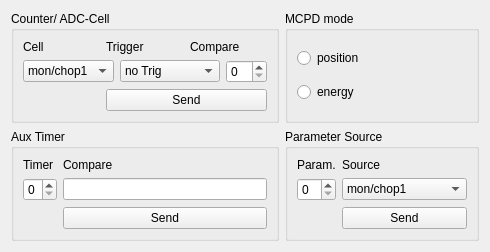
       <widget class="QWidget" name="tab5">
        <attribute name="title">
         <string>Settings</string>
        </attribute>
        <layout class="QGridLayout">
         <item row="1" column="1">
          <widget class="QGroupBox" name="groupBox9_2_2">
           <property name="toolTip">
            <string/>
           </property>
           <property name="title">
            <string>Parameter Source</string>
           </property>
           <layout class="QGridLayout">
            <item row="0" column="1">
             <widget class="QLabel" name="textLabel1_7_4_2_2">
              <property name="text">
               <string>Source</string>
              </property>
              <property name="wordWrap">
               <bool>false</bool>
              </property>
             </widget>
            </item>
            <item row="0" column="0">
             <widget class="QLabel" name="textLabel1_7_4_2">
              <property name="text">
               <string>Param.</string>
              </property>
              <property name="wordWrap">
               <bool>false</bool>
              </property>
             </widget>
            </item>
            <item row="1" column="1">
             <widget class="QComboBox" name="paramSource">
              <property name="toolTip">
               <string>select parameter source</string>
              </property>
              <item>
               <property name="text">
                <string>mon/chop1</string>
               </property>
              </item>
              <item>
               <property name="text">
                <string>mon/chop2</string>
               </property>
              </item>
              <item>
               <property name="text">
                <string>mon/chop3</string>
               </property>
              </item>
              <item>
               <property name="text">
                <string>mon/chop4</string>
               </property>
              </item>
              <item>
               <property name="text">
                <string>digInput1</string>
               </property>
              </item>
              <item>
               <property name="text">
                <string>digInput2</string>
               </property>
              </item>
              <item>
               <property name="text">
                <string>ADC1,2, DigIn1,2</string>
               </property>
              </item>
              <item>
               <property name="text">
                <string>event counter</string>
               </property>
              </item>
              <item>
               <property name="text">
                <string>master clock</string>
               </property>
              </item>
             </widget>
            </item>
            <item row="1" column="0">
             <widget class="QSpinBox" name="param">
              <property name="toolTip">
               <string>select parameter number</string>
              </property>
              <property name="maximum">
               <number>3</number>
              </property>
             </widget>
            </item>
            <item row="2" column="1">
             <widget class="QPushButton" name="sendParam">
              <property name="toolTip">
               <string>send parameter settings for selected parameter</string>
              </property>
              <property name="text">
               <string>Send</string>
              </property>
             </widget>
            </item>
           </layout>
          </widget>
         </item>
         <item row="0" column="1">
          <widget class="QGroupBox" name="mcpdModeGroup">
           <property name="title">
            <string>MCPD mode</string>
           </property>
           <layout class="QGridLayout">
            <item row="0" column="0">
             <widget class="QRadioButton" name="radioButton23">
              <property name="text">
               <string>position</string>
              </property>
             </widget>
            </item>
            <item row="1" column="0">
             <widget class="QRadioButton" name="radioButton24">
              <property name="text">
               <string>energy</string>
              </property>
             </widget>
            </item>
           </layout>
          </widget>
         </item>
         <item row="1" column="0">
          <widget class="QGroupBox" name="groupBox9_2">
           <property name="toolTip">
            <string/>
           </property>
           <property name="title">
            <string>Aux Timer</string>
           </property>
           <layout class="QGridLayout">
            <item row="0" column="0">
             <widget class="QLabel" name="textLabel1_7_4">
              <property name="text">
               <string>Timer</string>
              </property>
              <property name="wordWrap">
               <bool>false</bool>
              </property>
             </widget>
            </item>
            <item row="0" column="1">
             <widget class="QLabel" name="textLabel1_7_3_2">
              <property name="text">
               <string>Compare</string>
              </property>
              <property name="wordWrap">
               <bool>false</bool>
              </property>
             </widget>
            </item>
            <item row="1" column="0">
             <widget class="QSpinBox" name="timer">
              <property name="toolTip">
               <string>select timer number</string>
              </property>
              <property name="maximum">
               <number>3</number>
              </property>
             </widget>
            </item>
            <item row="1" column="1">
             <widget class="QLineEdit" name="compareAux">
              <property name="toolTip">
               <string>define compare value</string>
              </property>
             </widget>
            </item>
            <item row="2" column="1">
             <widget class="QPushButton" name="sendAux">
              <property name="toolTip">
               <string>send timer setting</string>
              </property>
              <property name="text">
               <string>Send</string>
              </property>
             </widget>
            </item>
           </layout>
          </widget>
         </item>
         <item row="0" column="0">
          <widget class="QGroupBox" name="groupBox9">
           <property name="toolTip">
            <string/>
           </property>
           <property name="title">
            <string>Counter/ ADC-Cell</string>
           </property>
           <layout class="QGridLayout">
            <item row="0" column="1">
             <widget class="QLabel" name="textLabel1_7_3">
              <property name="text">
               <string>Trigger</string>
              </property>
              <property name="wordWrap">
               <bool>false</bool>
              </property>
             </widget>
            </item>
            <item row="0" column="2">
             <widget class="QLabel" name="textLabel1_7_2">
              <property name="text">
               <string>Compare</string>
              </property>
              <property name="wordWrap">
               <bool>false</bool>
              </property>
             </widget>
            </item>
            <item row="2" column="1" colspan="2">
             <widget class="QPushButton" name="sendCellButton">
              <property name="toolTip">
               <string>send cell data</string>
              </property>
              <property name="text">
               <string>Send</string>
              </property>
             </widget>
            </item>
            <item row="0" column="0">
             <widget class="QLabel" name="textLabel1_7">
              <property name="text">
               <string>Cell</string>
              </property>
              <property name="wordWrap">
               <bool>false</bool>
              </property>
             </widget>
            </item>
            <item row="1" column="0" colspan="3">
             <layout class="QHBoxLayout">
              <item>
               <widget class="QComboBox" name="cellSource">
                <property name="toolTip">
                 <string>Select counter / ADC cell</string>
                </property>
                <item>
                 <property name="text">
                  <string>mon/chop1</string>
                 </property>
                </item>
                <item>
                 <property name="text">
                  <string>mon/chop2</string>
                 </property>
                </item>
                <item>
                 <property name="text">
                  <string>mon/chop3</string>
                 </property>
                </item>
                <item>
                 <property name="text">
                  <string>mon/chop4</string>
                 </property>
                </item>
                <item>
                 <property name="text">
                  <string>digInput1</string>
                 </property>
                </item>
                <item>
                 <property name="text">
                  <string>digInput2</string>
                 </property>
                </item>
                <item>
                 <property name="text">
                  <string>ADC1</string>
                 </property>
                </item>
                <item>
                 <property name="text">
                  <string>ADC2</string>
                 </property>
                </item>
               </widget>
              </item>
              <item>
               <widget class="QComboBox" name="cellTrigger">
                <property name="toolTip">
                 <string>Select trigger for cell</string>
                </property>
                <item>
                 <property name="text">
                  <string>no Trig</string>
                 </property>
                </item>
                <item>
                 <property name="text">
                  <string>auxTimer1</string>
                 </property>
                </item>
                <item>
                 <property name="text">
                  <string>auxTimer2</string>
                 </property>
                </item>
                <item>
                 <property name="text">
                  <string>auxTimer3</string>
                 </property>
                </item>
                <item>
                 <property name="text">
                  <string>auxTimer4</string>
                 </property>
                </item>
                <item>
                 <property name="text">
                  <string>digInput1</string>
                 </property>
                </item>
                <item>
                 <property name="text">
                  <string>digInput2</string>
                 </property>
                </item>
                <item>
                 <property name="text">
                  <string>compareReg</string>
                 </property>
                </item>
               </widget>
              </item>
              <item>
               <widget class="QSpinBox" name="cellCompare">
                <property name="toolTip">
                 <string>Define compare source for cell</string>
                </property>
                <property name="maximum">
                 <number>22</number>
                </property>
               </widget>
              </item>
             </layout>
            </item>
           </layout>
          </widget>
         </item>
        </layout>
       </widget>
